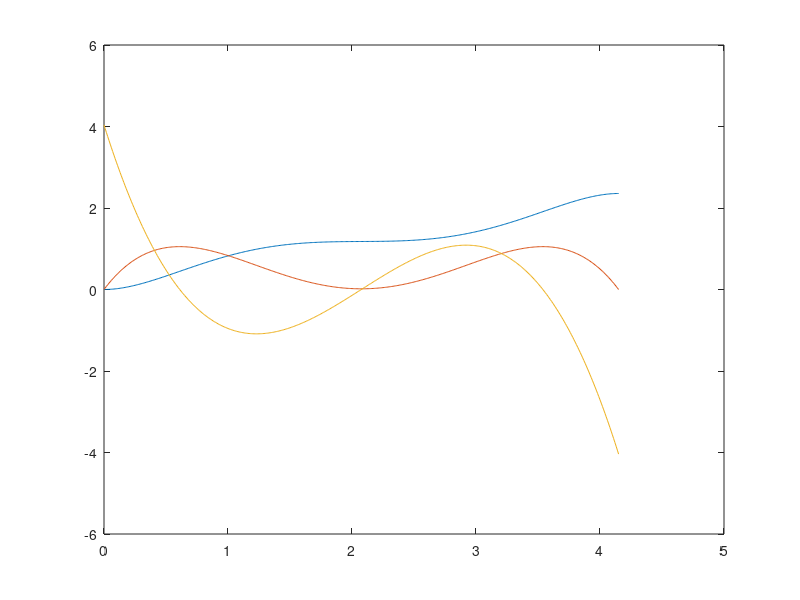

This chart was generated by the following MATLAB code:
% SIMPLE ALGORITHM TO FOLLOW A LINE IN SPACE. Error correction based on a P
% controller on the closest point to the line vector.
%
% Copyright (C) 2019, by Arturo Gil Aparicio
%
% This file is part of ARTE (A Robotics Toolbox for Education).
% 
% ARTE is free software: you can redistribute it and/or modify
% it under the terms of the GNU Lesser General Public License as published by
% the Free Software Foundation, either version 3 of the License, or
% (at your option) any later version.
% 
% ARTE is distributed in the hope that it will be useful,
% but WITHOUT ANY WARRANTY; without even the implied warranty of
% MERCHANTABILITY or FITNESS FOR A PARTICULAR PURPOSE.  See the
% GNU Lesser General Public License for more details.
% 
% You should have received a copy of the GNU Leser General Public License
% along with ARTE.  If not, see <http://www.gnu.org/licenses/>.
function path_planning_trapezoidal
close all
q1=0;
q2=3*pi/4;
qdmax=pi/5; %rad/s
taccel= 0.2;
tini=0;
tfin=(q2-q1)/qdmax+2*taccel;
delta_t=0.01;
fifth_order([tini tini+taccel tfin-taccel tfin], [q1 q2], qdmax, delta_t)


function fifth_order(t, q, qdmax, delta_t)
%   quinto orden

A=[1 t(1) t(1)^2 t(1)^3 t(1)^4 t(1)^5;
   1 t(4) t(4)^2 t(4)^3 t(4)^4 t(4)^5;
   0   1  2*t(1) 3*t(1)^2 4*t(1)^3 5*t(1)^4;
   0   1  2*t(4) 3*t(4)^2 4*t(4)^3 5*t(4)^4;
    0   1  2*t(2) 3*t(2)^2 4*t(2)^3 5*t(2)^4;
    0   1  2*t(3) 3*t(3)^2 4*t(3)^3 5*t(3)^4];
   

% la ecuacion es:
% A*k = b
% donde b es un vector de las condiciones de contorno
% posicion inicial y final
% velocidad inicial y final
% aceleraciones inicial y final

b(1) = q(1);
b(2) = q(2);

b(3) = 0;
b(4) = 0;

b(5) = qdmax;
b(6) = qdmax;


%k = [k(1) k(2) k(3) k(4) k(5) k(6)];

k = inv(A)*b(:);


time = t(1):delta_t:t(4);

q_t = k(1) + k(2)*time + k(3)*time.^2 + k(4)*time.^3 + k(5)*time.^4 + k(6)*time.^5;

qd_t= k(2) + 2*k(3)*time + 3*k(4)*time.^2 + 4*k(5)*time.^3 + 5*k(6)*time.^4;

qdd_t=2*k(3) + 6*k(4)*time + 12*k(5)*time.^2 + 20*k(6)*time.^3;

plot(time, q_t), hold
plot(time, qd_t)
plot(time, qdd_t)
